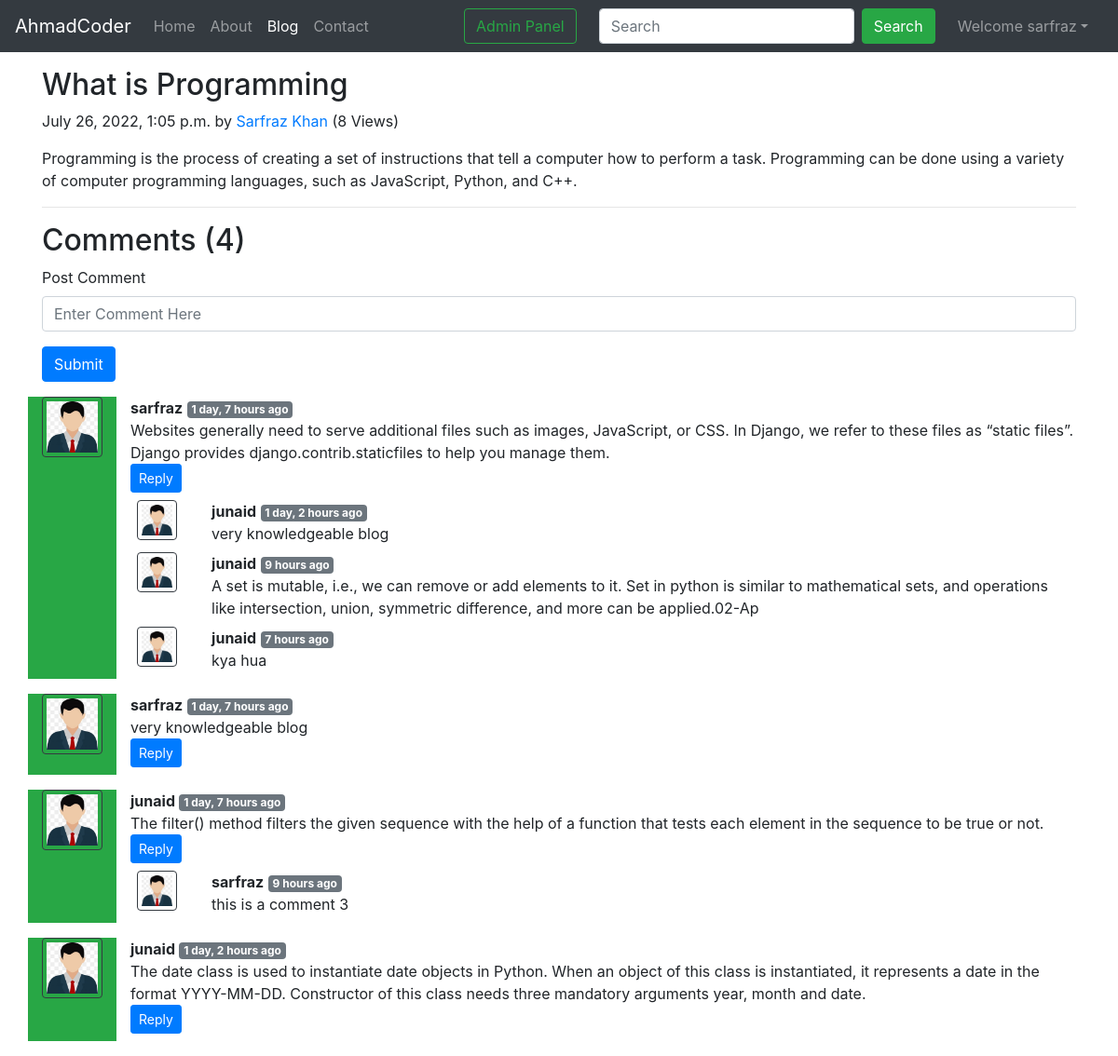
The app's page /blog/First-Post (signed in) with its own data.
### blog/models.py (models this page shows, shortened)
class Post(models.Model):
    sno = models.AutoField(primary_key=True)
    title = models.CharField(max_length=250)
    content = models.TextField()
    author = models.CharField(max_length=50)
    slug = models.CharField(max_length=130)
    views = models.IntegerField(default=0)
    timestamp = models.DateTimeField(blank=True)

class BlogComment(models.Model):
    sno = models.AutoField(primary_key=True)
    comment = models.TextField()
    user = models.ForeignKey(User, on_delete=models.CASCADE)
    post = models.ForeignKey(Post, on_delete=models.CASCADE)
    parent = models.ForeignKey('self', on_delete=models.CASCADE, null=True)
    timestamp = models.DateTimeField(default=now)

### blog/views.py (the view)
# urls.py: path('<str:slug>', views.blogPost, name='blogPost'),
def blogPost(request, slug):
    post = Post.objects.filter(slug=slug).first()
    post.views = post.views + 1
    post.save()
    comments = BlogComment.objects.filter(post=post, parent=None)
    replies = BlogComment.objects.filter(post=post).exclude(parent=None)
    replyDict = {}
    for reply in replies:
        if reply.parent.sno not in replyDict.keys():
            replyDict[reply.parent.sno] = [reply]
        else:
            replyDict[reply.parent.sno].append(reply)
    context = {'post':post, 'comments':comments, 'user':request.user, 'replyDict':replyDict}
    return render(request, 'blog/blogPost.html', context)

### blog/templatetags/extras.py (called while the page is built)
@register.filter(name='get_val')
def get_val(dict, key):
    return dict.get(key)

### templates/blog/blogPost.html (shortened to what this page needs)
{% extends 'base.html' %}
{% block blogactive %} active {% endblock blogactive %}
{% block body %}
{% load humanize %}
{% load extras %}
<div class="container my-3">
    <h2 class="blog-post-title">{{post.title}}</h2>
    <p class="blog-post-meta">{{post.timestamp}} by <a href="/about">{{post.author}}</a> <span>({{post.views}} Views)</span></p>
    <p>{{post.content|safe}}</p>
    <hr>
  </div>
  <div class="container">
    <h2>Comments ({{comments.count}})</h2>
    <div class="my-2">
      {% if user.is_authenticated %}
      <form action="/blog/postComment" method="POST">{% csrf_token %}
        <div class="form-group">
          <label for="exampleInputEmail1">Post Comment</label>
          <input type="text" class="form-control" name="comment" placeholder="Enter Comment Here">
        </div>
        <button type="submit" class="btn btn-primary">Submit</button>
      </form>
    </div>
      {% else %}
      <p>Please login to post a comment</p>
      {% endif %}
    {% for comment in comments %}
    <div class="row my-3">
      <div class="col-md-1 bg-success">
        <img class="rounded mx-auto d-block w-100 p-1 border border-dark " src="/static/image/userimage.png" alt="user">
      </div>
      <div class="col-md-11">
        <b>{{comment.user.username}}</b> <span class="badge badge-secondary">{{comment.timestamp | naturaltime}}</span>
        <div>{{comment.comment}}</div>
        <div class="reply mx-0">
          {% if user.is_authenticated %}
            <button class="btn btn-sm btn-primary" type="button" data-toggle="collapse" data-target="#replyBox{{comment.sno}}" aria-expanded="false" aria-controls="replyBox{{comment.sno}}">
              Reply
            </button>
          {% else %}
          <button class="btn btn-sm btn-primary" type="button" data-toggle="collapse" data-target="#replyBox{{comment.sno}}" aria-expanded="false" aria-controls="replyBox{{comment.sno}}"disabled>
            Login to Reply
          </button>
          {% endif %}
            <div class="replies my-2">
              {% for reply in replyDict|get_val:comment.sno %}
              <div class="row my-2">
                  <div class="col-md-1">
                    <img class="rounded mx-auto d-block w-75 p-1 border border-dark " src="/static/image/userimage.png" alt="user">
                  </div>
                  <div class="col-md-11">
                    <b>{{reply.user.username}}</b> <span class="badge badge-secondary">{{reply.timestamp | naturaltime}}</span>
                    <div>{{reply.comment}}</div>
                  </div>
                    <br>
              </div>
              {% endfor %}
            </div>
        </div>
      </div>
    </div>
    {% endfor %}
  </div>
{% endblock body %}

### templates/base.html (shortened to what this page needs)
<!doctype html>
<html lang="en">
  <head>
    <link rel="stylesheet" href="https://cdn.jsdelivr.net/npm/bootstrap@4.4.1/dist/css/bootstrap.min.css">
  </head>
  <body>
    <nav class="navbar navbar-expand-lg navbar-dark bg-dark">
        <a class="navbar-brand" href="/">AhmadCoder</a>
        <div class="collapse navbar-collapse" id="navbarSupportedContent">
          <ul class="navbar-nav mr-auto">
            <li class="nav-item {% block homeactive %} {% endblock homeactive %}">
              <a class="nav-link" href="/">Home <span class="sr-only">(current)</span></a>
            </li>
            <li class="nav-item {% block aboutactive %}{% endblock aboutactive %}">
              <a class="nav-link" href="/about">About</a>
            </li>
            <li class="nav-item {% block blogactive %}{% endblock blogactive%}">
              <a class="nav-link" href="/blog">Blog</a>
            </li>
            <li class="nav-item {% block contactactive %}{% endblock contactactive %}">
              <a class="nav-link" href="/contact">Contact</a>
            </li>
          </ul>
          <a href="/admin" role="button" target="_blank" class="btn btn-outline-success m-2 my-sm-0" >Admin Panel</a>
          <form method="get" action="/search" class="form-inline my-2 my-lg-0 mx-3">
            <input class="form-control mr-sm-2" type="search" placeholder="Search" aria-label="Search" name="query" id="query">
            <button class="btn btn-success my-2 my-sm-0" type="submit">Search</button>
          </form>
          {% if user.is_authenticated %}
          <ul class="navbar-nav mr-2">
            <li class="nav-item dropdown">
            <a class="nav-link dropdown-toggle" href='#' id="navbarDropdown" role="button" data-toggle="dropdown"> Welcome {{request.user}}</a>
                  </li>
                  </ul>
          {% endif %}
        </div>
      </nav>
{% block body %} {% endblock body %}
  </body>
</html>

### records on screen
Post: title "What is Programming", timestamp "July 26, 2022, 1:05 p.m.", author "Sarfraz Khan", views "8", content "Programming is the process of creating a set of instructions that tell a computer how to perform a task. Programming can be done using a variety of computer programming languages, such as JavaScript, Python, and C++."
BlogComment: user.username "sarfraz", timestamp "1 day, 7 hours ago", comment "Websites generally need to serve additional files such as images, JavaScript, or CSS. In Django, we refer to these files as “static files”. Django provides django.contrib.staticfiles to help you manage them."
BlogComment: user.username "junaid", timestamp "1 day, 2 hours ago", comment "very knowledgeable blog"
BlogComment: user.username "junaid", timestamp "9 hours ago", comment "A set is mutable, i.e., we can remove or add elements to it. Set in python is similar to mathematical sets, and operations like intersection, union, symmetric difference, and more can be applied.02-Ap"
BlogComment: user.username "junaid", timestamp "7 hours ago", comment "kya hua"
BlogComment: user.username "sarfraz", timestamp "1 day, 7 hours ago", comment "very knowledgeable blog"
BlogComment: user.username "junaid", timestamp "1 day, 7 hours ago", comment "The filter() method filters the given sequence with the help of a function that tests each element in the sequence to be true or not."
BlogComment: user.username "sarfraz", timestamp "9 hours ago", comment "this is a comment 3"
BlogComment: user.username "junaid", timestamp "1 day, 2 hours ago", comment "The date class is used to instantiate date objects in Python. When an object of this class is instantiated, it represents a date in the format YYYY-MM-DD. Constructor of this class needs three mandatory arguments year, month and date."

### other values on screen
{{ request.user }} "sarfraz"
{{ comments.count }} "4"
